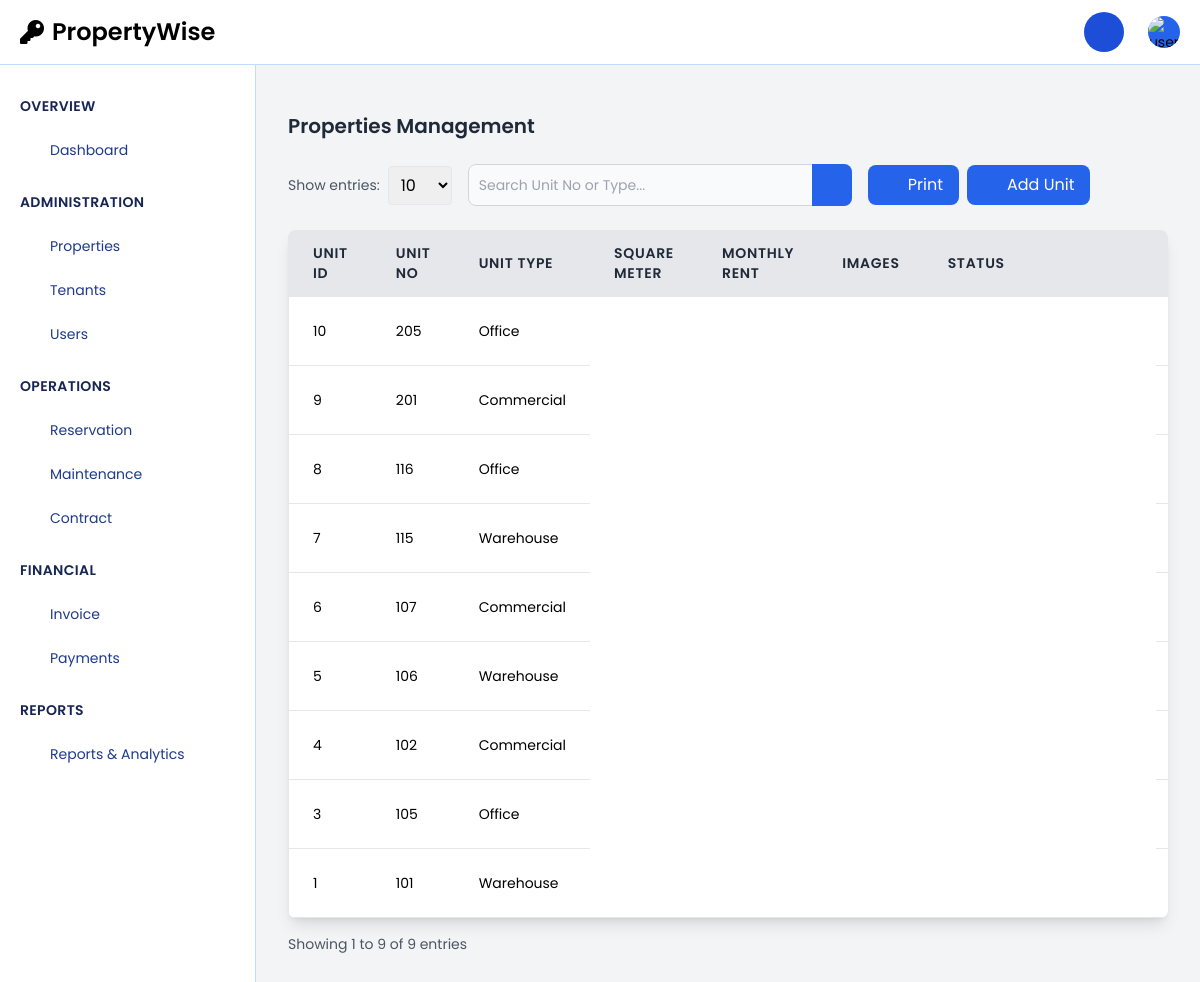
The app's page /admin/propertyAdmin.php (signed in), older data.
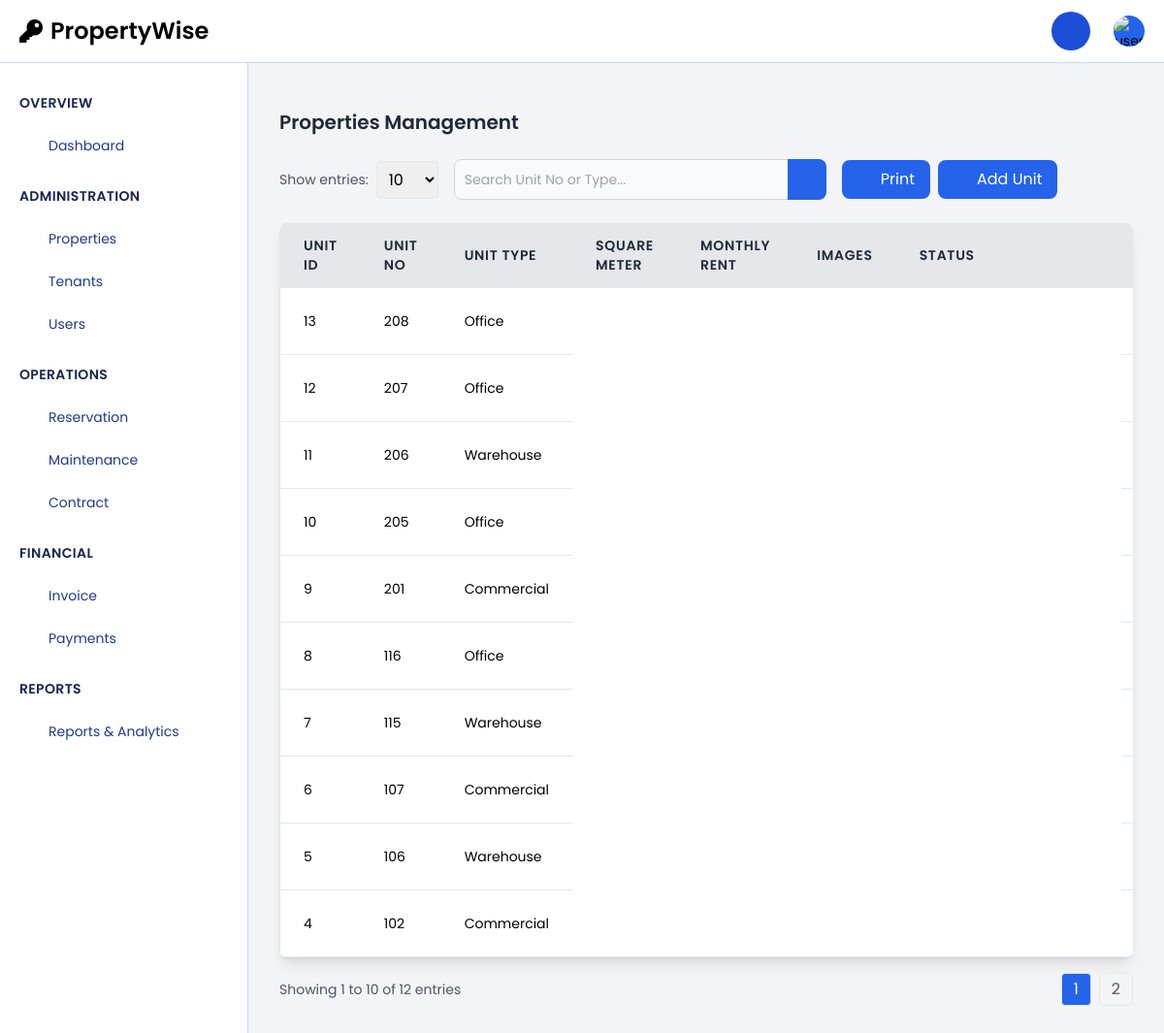
The same page, newer data.
### tables this page shows
CREATE TABLE `property` (
  `unit_id` int(11) NOT NULL,
  `unit_no` varchar(50) NOT NULL,
  `unit_type` varchar(50) NOT NULL,
  `square_meter` decimal(10,2) NOT NULL,
  `monthly_rent` decimal(10,2) NOT NULL,
  `images` text DEFAULT NULL,
  `status` enum('Available','Occupied','Maintenance','Reserved') DEFAULT 'Available',
  `position` varchar(20) DEFAULT 'active'
);

### admin/propertyAdmin.php (the view, shortened to what this page needs)
<?php
require '../session/db.php';
$entriesPerPage = isset($_GET['entries']) ? (int)$_GET['entries'] : 10;
$page = isset($_GET['page']) ? (int)$_GET['page'] : 1;
$offset = ($page - 1) * $entriesPerPage;
$totalQuery = "SELECT COUNT(*) as total FROM property WHERE position = 'active'";
$totalResult = $conn->query($totalQuery);
$totalRows = $totalResult->fetch_assoc()['total'];
$totalPages = ceil($totalRows / $entriesPerPage);
$query = "SELECT * FROM property WHERE position = 'active' ORDER BY unit_id DESC LIMIT ? OFFSET ?";
$stmt = $conn->prepare($query);
$stmt->bind_param('ii', $entriesPerPage, $offset);
$stmt->execute();
$result = $stmt->get_result();
?>
<!DOCTYPE html>
<html lang="en">
<head>
    <script src="https://cdn.tailwindcss.com"></script>
    <link rel="stylesheet" href="https://cdn.jsdelivr.net/npm/toastify-js/src/toastify.min.css">
</head>
<body class="bg-gray-100">
<?php include('navbarAdmin.php'); ?>
<?php include('sidebarAdmin.php'); ?>
<div class="sm:ml-64 p-8 mt-20 mx-auto">
    <h1 class="text-lg sm:text-xl font-semibold text-gray-800 mb-4 sm:mb-6">Properties Management</h1>
    <div class="flex flex-wrap items-center gap-4 mb-6">
        <div class="flex items-center gap-2">
            <label class="text-sm text-gray-600">Show entries:</label>
            <select id="entriesPerPage" class="border rounded px-2 py-1.5" onchange="changeEntries(this.value)">
                <option value="10" <?php echo $entriesPerPage == 10 ? 'selected' : ''; ?>>10</option>
            </select>
        </div>
        <div class="relative flex-1 max-w-sm">
            <input type="text" id="search" placeholder="Search Unit No or Type..."
                   class="w-full p-2.5 text-sm text-gray-900 bg-gray-50 rounded-lg border border-gray-300">
            <button class="absolute right-0 top-0 h-full px-3 bg-blue-600 text-white rounded-r-lg">
                <svg data-feather="search" class="w-4 h-4"></svg>
            </button>
        </div>
        <div class="flex gap-2">
            <button class="print-button px-4 py-2 bg-blue-600 text-white rounded-lg flex items-center gap-2">
                <svg data-feather="printer" class="w-4 h-4"></svg>
                Print
            </button>
            <a href="property_form.php" class="px-4 py-2 bg-blue-600 text-white rounded-lg flex items-center gap-2">
                <svg data-feather="plus" class="w-4 h-4"></svg>
                Add Unit
            </a>
        </div>
    </div>
    <div class="overflow-x-auto shadow-lg rounded-lg">
        <table class="min-w-full bg-white text-sm border border-gray-200" id="property-table">
            <thead>
                <tr>
                    <th class="px-4 sm:px-6 py-3 border-b-2 border-gray-200 bg-gray-200 text-left text-xs sm:text-sm font-semibold text-gray-800 uppercase tracking-wider">Unit ID</th>
                    <th class="px-4 sm:px-6 py-3 border-b-2 border-gray-200 bg-gray-200 text-left text-xs sm:text-sm font-semibold text-gray-800 uppercase tracking-wider">Unit No</th>
                    <th class="px-4 sm:px-6 py-3 border-b-2 border-gray-200 bg-gray-200 text-left text-xs sm:text-sm font-semibold text-gray-800 uppercase tracking-wider">Unit Type</th>
                    <th class="px-4 sm:px-6 py-3 border-b-2 border-gray-200 bg-gray-200 text-left text-xs sm:text-sm font-semibold text-gray-800 uppercase tracking-wider">Square Meter</th>
                    <th class="px-4 sm:px-6 py-3 border-b-2 border-gray-200 bg-gray-200 text-left text-xs sm:text-sm font-semibold text-gray-800 uppercase tracking-wider">Monthly Rent</th>
                    <th class="px-4 sm:px-6 py-3 border-b-2 border-gray-200 bg-gray-200 text-left text-xs sm:text-sm font-semibold text-gray-800 uppercase tracking-wider">Images</th>
                    <th class="px-4 sm:px-6 py-3 border-b-2 border-gray-200 bg-gray-200 text-left text-xs sm:text-sm font-semibold text-gray-800 uppercase tracking-wider">Status</th>
                    <th class="px-4 sm:px-6 py-3 border-b-2 border-gray-200 bg-gray-200 text-left text-xs sm:text-sm font-semibold text-gray-800 uppercase tracking-wider">Action</th>
                </tr>
            </thead>
            <tbody class="bg-white">
                <?php
                while ($row = mysqli_fetch_assoc($result)):
                ?>
                <tr class="unit-row hover:bg-gray-50" data-unit-no="<?php echo htmlspecialchars($row['unit_no']); ?>" data-unit-type="<?php echo htmlspecialchars($row['unit_type']); ?>">
                    <td class="px-4 sm:px-6 py-4 whitespace-no-wrap border-b border-gray-200"><?php echo htmlspecialchars($row['unit_id']); ?></td>
                    <td class="px-4 sm:px-6 py-4 whitespace-no-wrap border-b border-gray-200"><?php echo htmlspecialchars($row['unit_no']); ?></td>
                    <td class="px-4 sm:px-6 py-4 whitespace-no-wrap border-b border-gray-200"><?php echo htmlspecialchars($row['unit_type']); ?></td>
                    <td class="px-4 sm:px-6 py-4 whitespace-no-wrap border-b border-gray-200">
                        </td>
                    </tr>
                <?php endwhile; ?>
            </tbody>
        </table>
    </div>
    <div class="mt-4 flex flex-wrap items-center justify-between">
        <div class="text-sm text-gray-600">
            Showing <?php echo $offset + 1; ?> to <?php echo min($offset + $entriesPerPage, $totalRows); ?> of <?php echo $totalRows; ?> entries
        </div>
        <div class="flex flex-wrap gap-2">
            <?php if($totalPages > 1): ?>
                <?php for($i = 1; $i <= $totalPages; $i++): ?>
                    <a href="?page=<?php echo $i; ?>&entries=<?php echo $entriesPerPage; ?>"
                       class="px-3 py-1 border rounded <?php echo $page === $i ? 'bg-blue-600 text-white' : 'text-gray-600'; ?>">
                        <?php echo $i; ?>
                    </a>
                <?php endfor; ?>
            <?php endif; ?>
        </div>
    </div>
</div>
</body>
</html>

### admin/navbarAdmin.php (shortened to what this page needs)
<?php
require '../session/db.php';
$user_id = $_SESSION['user_id'];
$query = "SELECT name, email, profile_image  FROM users WHERE user_id = ?";
$stmt = $conn->prepare($query);
$stmt->bind_param("i", $user_id);
$stmt->execute();
$stmt->bind_result($user_name, $user_email, $profile_image);
$profile_image_path = !empty($profile_image) ? $profile_image : "https://flowbite.com/docs/images/people/profile-picture-5.jpg";
?>
<!DOCTYPE html>
<html lang="en">
<head>
    <script src="https://cdn.tailwindcss.com"></script>
    <link rel="stylesheet" href="https://cdnjs.cloudflare.com/ajax/libs/font-awesome/5.15.4/css/all.min.css">
</head>
<body>
<nav class="fixed top-0 z-50 w-full bg-white border-b border-blue-200 dark:bg-blue-800 dark:border-blue-700">
    <div class="px-3 py-3 lg:px-5 lg:pl-3">
        <div class="flex items-center justify-between">
            <div class="flex items-center justify-start rtl:justify-end">
                <a href="#" class="flex items-center ms-2 md:me-24">
                    <span class="self-center text-lg font-semibold sm:text-2xl whitespace-nowrap dark:text-white flex items-center">
                        <i class="fas fa-key text-inherit mr-2"></i>
                        PropertyWise
                    </span>
                </a>
            </div>
            <div class="flex items-center">
                <div class="flex items-center ms-3 relative">
                    <button type="button" class="flex items-center justify-center w-10 h-10 bg-blue-700 rounded-full text-white" id="notification-button">
                        <svg data-feather="bell" class="text-blue-800 dark:text-white icon-size"></svg>
                    </button>
                    <button type="button" class="flex text-sm bg-blue-600 rounded-full focus:ring-4 ms-6 focus:ring-blue-300 dark:focus:ring-blue-600" aria-expanded="false" id="user-menu-button">
                        <img class="w-8 h-8 rounded-full" src="<?php echo htmlspecialchars($profile_image_path); ?>" alt="user photo">
                    </button>
                </div>
            </div>
        </div>
    </div>
</nav>
</body>
</html>

### admin/sidebarAdmin.php (shortened to what this page needs)
<!DOCTYPE html>
<html lang="en">
<head>
    <script src="https://cdn.tailwindcss.com"></script>
</head>
<body>
<aside id="logo-sidebar" class="fixed top-0 left-0 z-40 w-64 h-screen pt-20 transition-transform -translate-x-full bg-white border-r border-blue-200 sm:translate-x-0 dark:bg-blue-800 dark:border-blue-700" aria-label="Sidebar">
    <div class="h-full px-3 pb-4 overflow-y-auto bg-white dark:bg-blue-800">
        <ul class="space-y-2">
            <li>
                <h3 class="px-2 pt-4 pb-2 text-sm font-semibold text-blue-950 dark:text-white uppercase tracking-wide">Overview</h3>
            </li>
            <li>
                <a href="dashboardAdmin.php" class="grid grid-cols-[30px_auto] items-center p-2 text-sm text-blue-900 rounded-lg dark:text-blue-100 hover:bg-blue-100 dark:hover:bg-blue-700">
                    <svg data-feather="activity" class="text-white icon-size"></svg>
                    <span>Dashboard</span>
                </a>
            </li>
            <li>
                <h3 class="px-2 pt-4 pb-2 text-sm font-semibold text-blue-950 dark:text-white uppercase tracking-wide">Administration</h3>
            </li>
            <li>
                <a href="propertyAdmin.php" class="grid grid-cols-[30px_auto] items-center p-2 text-sm text-blue-900 rounded-lg dark:text-blue-100 hover:bg-blue-100 dark:hover:bg-blue-700">
                    <svg data-feather="home" class="text-white icon-size"></svg>
                    <span>Properties</span>
                </a>
            </li>
            <li>
                <a href="tenantAdmin.php" class="grid grid-cols-[30px_auto] items-center p-2 text-sm text-blue-900 rounded-lg dark:text-blue-100 hover:bg-blue-100 dark:hover:bg-blue-700">
                    <svg data-feather="user-plus" class="text-white icon-size"></svg>
                    <span>Tenants</span>
                </a>
            </li>
            <li>
                <a href="manageUsers.php" class="grid grid-cols-[30px_auto] items-center p-2 text-sm text-blue-900 rounded-lg dark:text-blue-100 hover:bg-blue-100 dark:hover:bg-blue-700">
                    <svg data-feather="users" class="text-white icon-size"></svg>
                    <span>Users</span>
                </a>
            </li>
            <li>
                <h3 class="px-2 pt-4 pb-2 text-sm font-semibold text-blue-950 dark:text-white uppercase tracking-wide">Operations</h3>
            </li>
            <li>
                <a href="reservationAdmin.php" class="grid grid-cols-[30px_auto] items-center p-2 text-sm text-blue-900 rounded-lg dark:text-blue-100 hover:bg-blue-100 dark:hover:bg-blue-700">
                    <svg data-feather="calendar" class="text-white icon-size"></svg>
                    <span>Reservation</span>
                </a>
            </li>
            <li>
                <a href="maintenanceAdmin.php" class="grid grid-cols-[30px_auto] items-center p-2 text-sm text-blue-900 rounded-lg dark:text-blue-100 hover:bg-blue-100 dark:hover:bg-blue-700">
                    <svg data-feather="tool" class="text-white icon-size"></svg>
                    <span>Maintenance</span>
                </a>
            </li>
            <li>
                <a href="contractAdmin.php" class="grid grid-cols-[30px_auto] items-center p-2 text-sm text-blue-900 rounded-lg dark:text-blue-100 hover:bg-blue-100 dark:hover:bg-blue-700">
                    <svg data-feather="file-plus" class="text-white icon-size"></svg>
                    <span>Contract</span>
                </a>
            </li>
            <li>
                <h3 class="px-2 pt-4 pb-2 text-sm font-semibold  text-blue-950 dark:text-white uppercase tracking-wide">Financial</h3>
            </li>
            <li>
                <a href="invoiceAdmin.php" class="grid grid-cols-[30px_auto] items-center p-2 text-sm text-blue-900 rounded-lg dark:text-blue-100 hover:bg-blue-100 dark:hover:bg-blue-700">
                    <svg data-feather="file-text" class="text-white icon-size"></svg>
                    <span>Invoice</span>
                </a>
            </li>
            <li>
                <a href="paymentAdmin.php" class="grid grid-cols-[30px_auto] items-center p-2 text-sm text-blue-900 rounded-lg dark:text-blue-100 hover:bg-blue-100 dark:hover:bg-blue-700">
                    <svg data-feather="dollar-sign" class="text-white icon-size"></svg>
                    <span>Payments</span>
                </a>
            </li>
            <li>
                <h3 class="px-2 pt-4 pb-2 text-sm font-semibold text-blue-950 dark:text-white uppercase tracking-wide">Reports</h3>
            </li>
            <li>
                <a href="reports_analytics.php" class="grid grid-cols-[30px_auto] items-center p-2 text-sm text-blue-900 rounded-lg dark:text-blue-100 hover:bg-blue-100 dark:hover:bg-blue-700">
                    <svg data-feather="bar-chart" class="text-white icon-size"></svg>
                    <span>Reports & Analytics</span>
                </a>
            </li>
        </ul>
    </div>
</aside>
</body>
</html>

### admin/propertyAdmin.php (style rules this page uses)
body { font-family: 'Poppins', sans-serif; }

### admin/sidebarAdmin.php (style rules this page uses)
.transition-transform { transition: transform 0.3s ease; }
body { font-family: 'Poppins', sans-serif; }
.icon-size { width: 20px; height: 20px; }

Row changes from the older to the newer data that the page shows:
no longer on this page (row unchanged): property: unit_id "3", unit_no "105", unit_type "Office"
no longer on this page (row unchanged): property: unit_id "1", unit_no "101", unit_type "Warehouse"
added property: unit_id "13", unit_no "208", unit_type "Office"
added property: unit_id "12", unit_no "207", unit_type "Office"
added property: unit_id "11", unit_no "206", unit_type "Warehouse"
Text that changed along with them:
min($offset + $entriesPerPage, $totalRows): "9" → "10"
$totalRows: "9" → "12"
new list line: "1"
new list line: "2"
